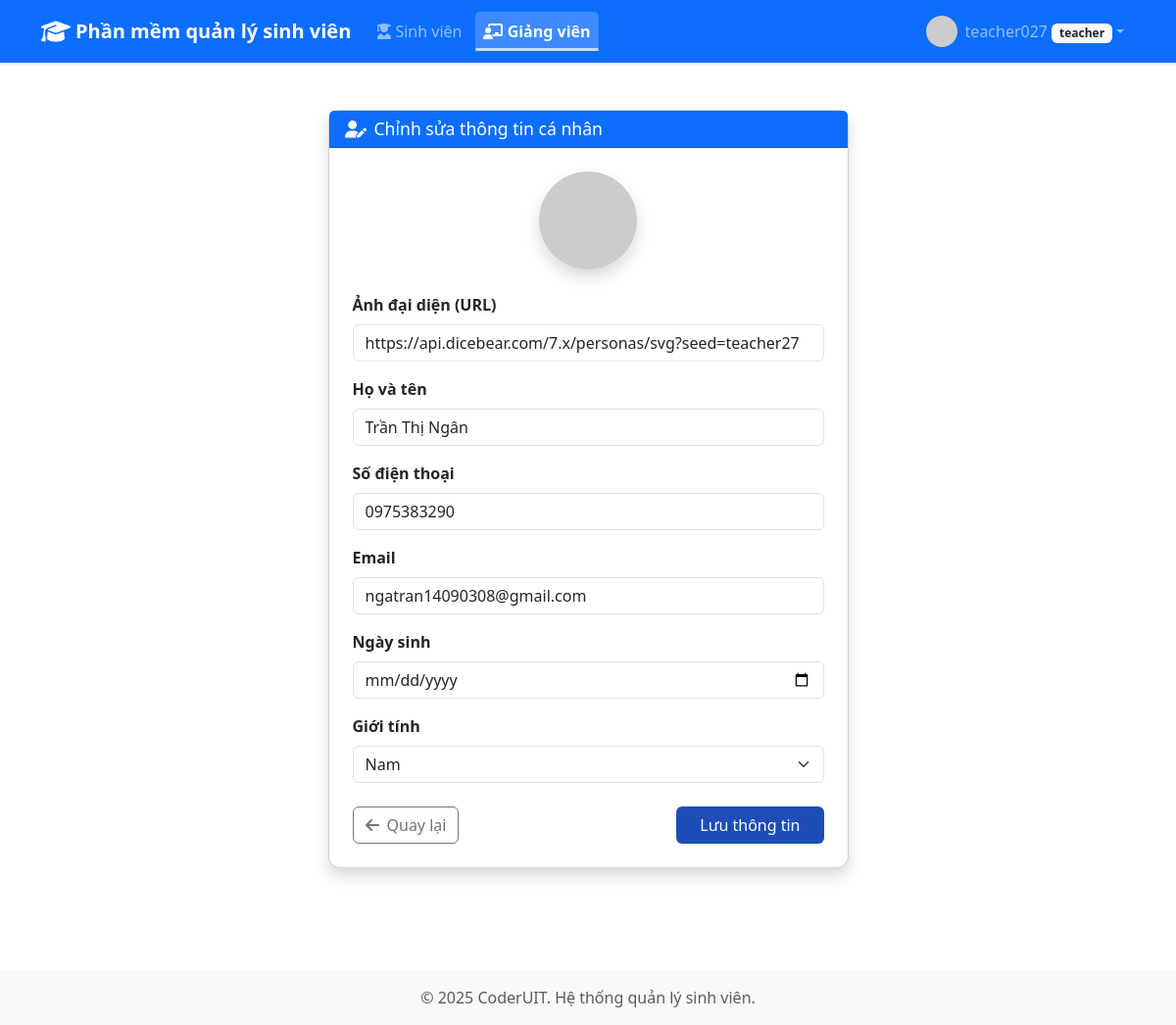
Screenshot of /teachers/edit-profile (signed in) with the database file from the repository.
### app/models.py (models this page shows, shortened)
class User(db.Model, UserMixin):
    id = db.Column(db.Integer, primary_key=True)
    username = db.Column(db.String(64), unique=True, nullable=False)
    password_hash = db.Column(db.String(128), nullable=False)
    role = db.Column(db.String(20), nullable=False)
    email = db.Column(db.String(100), unique=True)
    fullname = db.Column(db.String(100))
    phone = db.Column(db.String(20))
    birthdate = db.Column(db.Date)
    gender = db.Column(db.String(10))
    avatar = db.Column(db.String(255))
    teacher_code = db.Column(db.String(20), unique=True)
    student_code = db.Column(db.String(20), unique=True)
    class_id = db.Column(db.Integer, db.ForeignKey('class.id'))
    score = db.Column(db.Float)
    updated_at = db.Column(db.DateTime, default=datetime.utcnow, onupdate=datetime.utcnow)
    reset_password_token = db.Column(db.String(128))
    reset_password_expires = db.Column(db.DateTime)
    classes = db.relationship('Class', secondary=teacher_class, backref='teachers')

### app/teachers/routes.py (the view, shortened to what this page needs)
@teachers_bp.route('/edit-profile', methods=['GET', 'POST'])
@login_required
@teacher_required
def edit_profile():
    form = TeacherProfileForm(obj=current_user)
    return render_template('teachers/edit_profile.html', form=form)

### app/forms.py
class TeacherProfileForm(FlaskForm):
    avatar = StringField('Ảnh đại diện (URL)', validators=[Optional(), Length(max=255)])
    fullname = StringField('Họ và tên', validators=[DataRequired(), Length(max=100)])
    phone = StringField('Số điện thoại', validators=[Optional(), Length(max=20)])
    birthdate = DateField('Ngày sinh', format='%Y-%m-%d', validators=[Optional()])
    gender = SelectField('Giới tính', choices=[('Nam', 'Nam'), ('Nữ', 'Nữ'), ('Khác', 'Khác')], validators=[Optional()])
    email = StringField('Email', validators=[Optional(), Email(), Length(max=100)])
    submit = SubmitField('Lưu thông tin')

### app/__init__.py (called while the page is built)
@login_manager.user_loader
def load_user(user_id):
    from app.models import User
    return User.query.get(int(user_id))

### app/rules/permissions.py (called while the page is built)
def teacher_required(f):
    @wraps(f)
    def decorated_function(*args, **kwargs):
        if not current_user.is_authenticated or current_user.role != 'teacher':
            flash('Bạn không có quyền truy cập chức năng này.', 'danger')
            return redirect(url_for('index'))
        return f(*args, **kwargs)
    return decorated_function

### app/templates/teachers/edit_profile.html (shortened to what this page needs)
{% extends 'base.html' %}
{% block content %}
<div class="container mt-4" style="margin-bottom: 40px;">
    <div class="row justify-content-center">
        <div class="col-md-8 col-lg-6">
            <div class="card shadow">
                <div class="card-header bg-primary text-white">
                    <h6 class="mb-0" style="font-size:1.1rem;"><i class="fas fa-user-edit me-2" style="font-size:1.1rem;"></i>Chỉnh sửa thông tin cá nhân</h6>
                </div>
                <div class="card-body p-4">
                    <form method="POST">
                        <div class="mb-3 text-center">
                            <img src="{{ form.avatar.data or current_user.avatar or 'https://api.dicebear.com/7.x/adventurer/png?seed=teacher' }}" class="rounded-circle shadow mb-2" width="100" height="100" alt="Avatar">
                        </div>
                        <div class="mb-3">
                            {{ form.avatar.label(class="form-label fw-bold") }}
                            {{ form.avatar(class="form-control", placeholder="Nhập URL ảnh đại diện") }}
                        </div>
                        <div class="mb-3">
                            {{ form.fullname.label(class="form-label fw-bold") }}
                            {{ form.fullname(class="form-control", placeholder="Nhập họ và tên") }}
                        </div>
                        <div class="mb-3">
                            {{ form.phone.label(class="form-label fw-bold") }}
                            {{ form.phone(class="form-control", placeholder="Nhập số điện thoại") }}
                        </div>
                        <div class="mb-3">
                            {{ form.email.label(class="form-label fw-bold") }}
                            {{ form.email(class="form-control", placeholder="Nhập email") }}
                        </div>
                        <div class="mb-3">
                            {{ form.birthdate.label(class="form-label fw-bold") }}
                            {{ form.birthdate(class="form-control", type="date") }}
                        </div>
                        <div class="mb-3">
                            {{ form.gender.label(class="form-label fw-bold") }}
                            {{ form.gender(class="form-select") }}
                        </div>
                        <div class="d-flex justify-content-between mt-4">
                            <a href="{{ url_for('teachers.teacher_list') }}" class="btn btn-outline-secondary">
                                <i class="fas fa-arrow-left me-2"></i>Quay lại
                            </a>
                            {{ form.submit(class="btn btn-primary px-4") }}
                        </div>
                    </form>
                </div>
            </div>
        </div>
    </div>
</div>
{% endblock %}

### app/templates/base.html (shortened to what this page needs)
<!DOCTYPE html>
<html lang="vi">
<head>
    <link href="https://cdn.jsdelivr.net/npm/bootstrap@5.3.0-alpha1/dist/css/bootstrap.min.css" rel="stylesheet">
    <link rel="stylesheet" href="https://cdnjs.cloudflare.com/ajax/libs/font-awesome/6.1.1/css/all.min.css">
    <link rel="stylesheet" href="{{ url_for('static', filename='css/styles.css') }}">
</head>
<body style="min-height: 100vh; display: flex; flex-direction: column;">
    <nav class="navbar navbar-expand-lg navbar-dark bg-primary">
        <div class="container d-flex align-items-center justify-content-between">
            <span class="navbar-brand mb-0 d-flex align-items-center">
                <i class="fas fa-graduation-cap logo-icon"></i> Phần mềm quản lý sinh viên
            </span>
            <div class="collapse navbar-collapse" id="navbarNav">
                <ul class="navbar-nav">
                    {% if current_user.is_authenticated %}
                    {% if current_user.role == 'student' %}
                        <li class="nav-item">
                            <a class="nav-link {% if request.path.startswith('/students') %}active{% endif %}" href="{{ url_for('students.student_list') }}">
                                <i class="fas fa-user-graduate"></i> Sinh viên
                            </a>
                        </li>
                    {% else %}
                        <li class="nav-item">
                            <a class="nav-link {% if request.path.startswith('/students') %}active{% endif %}" href="{{ url_for('students.student_list') }}">
                                <i class="fas fa-user-graduate"></i> Sinh viên
                            </a>
                        </li>
                        {% if current_user.role == 'admin' or current_user.role == 'teacher' %}
                        <li class="nav-item">
                            <a class="nav-link {% if request.path.startswith('/teachers') %}active{% endif %}" href="{{ url_for('teachers.teacher_list') }}">
                                <i class="fas fa-chalkboard-teacher"></i> Giảng viên
                            </a>
                        </li>
                        {% endif %}
                    {% endif %}
                    {% endif %}
                </ul>
                <ul class="navbar-nav ms-auto">
                    {% if current_user.is_authenticated %}
                    <li class="nav-item dropdown">
                        <a class="nav-link dropdown-toggle d-flex align-items-center" href="#" id="userDropdown" role="button" data-bs-toggle="dropdown" aria-expanded="false">
                            <div class="user-avatar overflow-hidden me-2">
                                {% if current_user.avatar %}
                                    <img src="{{ current_user.avatar }}" alt="avatar" style="width:32px;height:32px;object-fit:cover;border-radius:50%;">
                                {% else %}
                                    <i class="fas fa-user fa-lg"></i>
                                {% endif %}
                            </div>
                            <span>{{ current_user.username }} <small class="badge bg-light text-dark">{{ current_user.role }}</small></span>
                        </a>
                    </li>
                    {% else %}
                    <li class="nav-item">
                        <a class="nav-link" href="{{ url_for('auth.login') }}">
                            <i class="fas fa-sign-in-alt"></i> Đăng nhập
                        </a>
                    </li>
                    {% endif %}
                </ul>
            </div>
        </div>
    </nav>
    <div class="custom-container mt-4 main-content" style="flex:1;">
        {% block content %}{% endblock %}
    </div>
    <footer class="footer mt-auto py-3 bg-light text-center" style="margin-top: 48px;">
        <div class="container">
            <span class="text-muted">&copy; 2025 CoderUIT. Hệ thống quản lý sinh viên.</span>
        </div>
    </footer>
</body>
</html>

### app/static/css/styles.css (style rules this page uses)
:root { --primary-color: #1e4db7; --hover-color: #1d4ed8; --bs-font-monospace: SFMono-Regular, Menlo, Monaco, Consolas, "Liberation Mono", "Courier New", monospace; --bs-font-cabin: Cabin, sans-serif; }
.btn-primary { background-color: var(--primary-color); border: none; transition: all 0.3s ease; }
.navbar { box-shadow: 0 2px 4px rgba(0,0,0,0.1); }
.card { border-radius: 12px; transition: transform 0.2s ease; }
.footer { margin-top: 64px !important; }
.custom-container { width: 100%; max-width: 100%; margin-left: auto; margin-right: auto; padding-left: 15px; padding-right: 15px; }
@media (min-width: 576px) { .custom-container { max-width: 540px; } }
@media (min-width: 768px) { .custom-container { max-width: 720px; } }
@media (min-width: 992px) { .custom-container { max-width: 960px; } }
@media (min-width: 1200px) { .custom-container { max-width: 1140px; } }
.navbar-nav .nav-link { padding: 0.5rem 1rem; border-radius: 5px; transition: all 0.3s; margin: 0 3px; }
.navbar-nav .nav-link.active { background-color: rgba(255, 255, 255, 0.2); font-weight: 600; position: relative; }
.navbar-nav .nav-link.active::after { content: ''; position: absolute; bottom: 0; left: 0; width: 100%; height: 3px; background-color: rgba(255, 255, 255, 0.7); border-radius: 3px; }
body { overflow-x: hidden; }
.navbar { padding-top: 0.5rem; padding-bottom: 0.5rem; }
.logo-icon { font-size: 1.5rem; margin-right: 5px; vertical-align: middle; }
.navbar-brand { font-weight: 600; font-size: 1.25rem; margin-right: 1rem; }

### rows the page displays
User: username "teacher027", role "teacher", avatar "https://api.dicebear.com/7.x/personas/svg?seed=teacher27", fullname "Trần Thị Ngân", phone "0975383290", email "ngatran14090308@gmail.com", gender "Nam"
